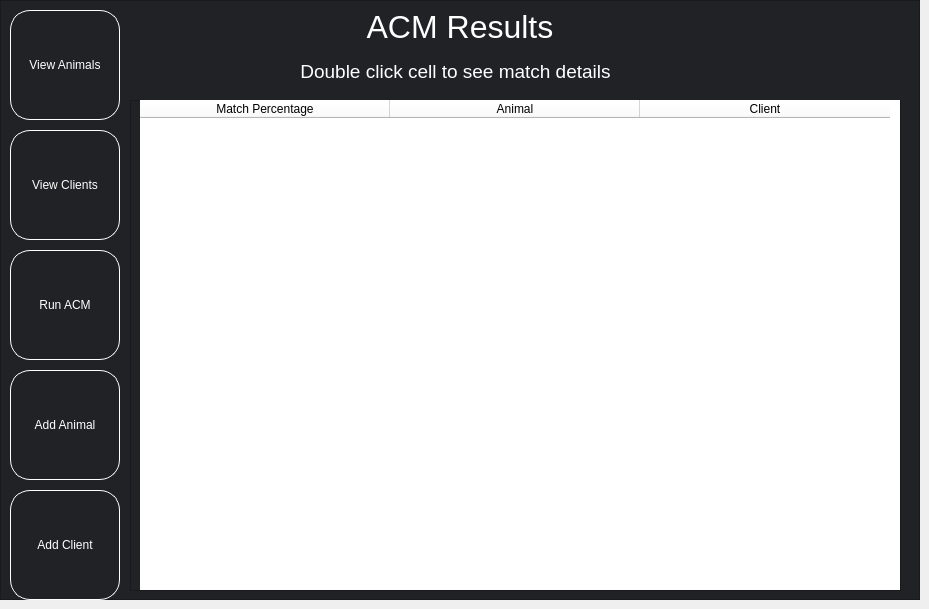
    <widget class="QWidget" name="page_9">
     <widget class="QFrame" name="ACM_frame">
      <property name="geometry">
       <rect>
        <x>0</x>
        <y>0</y>
        <width>920</width>
        <height>600</height>
       </rect>
      </property>
      <property name="styleSheet">
       <string notr="true">color: rgb(255,255,255);
background-color: rgb(32,34,37);</string>
      </property>
      <property name="frameShape">
       <enum>QFrame::StyledPanel</enum>
      </property>
      <property name="frameShadow">
       <enum>QFrame::Raised</enum>
      </property>
      <widget class="QLabel" name="staff_title_4">
       <property name="geometry">
        <rect>
         <x>260</x>
         <y>9</y>
         <width>400</width>
         <height>41</height>
        </rect>
       </property>
       <property name="font">
        <font>
         <pointsize>24</pointsize>
        </font>
       </property>
       <property name="text">
        <string>ACM Results</string>
       </property>
       <property name="alignment">
        <set>Qt::AlignHCenter|Qt::AlignTop</set>
       </property>
      </widget>
      <widget class="QPushButton" name="acmViewAnimals">
       <property name="geometry">
        <rect>
         <x>10</x>
         <y>10</y>
         <width>110</width>
         <height>110</height>
        </rect>
       </property>
       <property name="cursor">
        <cursorShape>PointingHandCursor</cursorShape>
       </property>
       <property name="styleSheet">
        <string notr="true">background-color: rbg(54,57,65);
border-radius: 20px;
border: 1px solid white;
color: rgb(255,255,255);</string>
       </property>
       <property name="text">
        <string>View Animals</string>
       </property>
      </widget>
      <widget class="QPushButton" name="acmAddAnimal">
       <property name="geometry">
        <rect>
         <x>10</x>
         <y>370</y>
         <width>110</width>
         <height>110</height>
        </rect>
       </property>
       <property name="styleSheet">
        <string notr="true">background-color: rbg(54,57,65);
border-radius: 20px;
border: 1px solid white;
color: rgb(255,255,255);</string>
       </property>
       <property name="text">
        <string>Add Animal</string>
       </property>
      </widget>
      <widget class="QFrame" name="table_frame_5">
       <property name="geometry">
        <rect>
         <x>130</x>
         <y>100</y>
         <width>771</width>
         <height>491</height>
        </rect>
       </property>
       <property name="frameShape">
        <enum>QFrame::StyledPanel</enum>
       </property>
       <property name="frameShadow">
        <enum>QFrame::Raised</enum>
       </property>
       <widget class="QTableWidget" name="acm_table">
        <property name="geometry">
         <rect>
          <x>10</x>
          <y>0</y>
          <width>760</width>
          <height>490</height>
         </rect>
        </property>
        <property name="font">
         <font>
          <weight>75</weight>
          <bold>true</bold>
         </font>
        </property>
        <property name="styleSheet">
         <string notr="true">background-color: rgb(255,255,255);
border-radius: 0px;
color: rgb(0, 0, 0);</string>
        </property>
        <property name="textElideMode">
         <enum>Qt::ElideMiddle</enum>
        </property>
        <attribute name="horizontalHeaderDefaultSectionSize">
         <number>250</number>
        </attribute>
        <column>
         <property name="text">
          <string>Match Percentage</string>
         </property>
        </column>
        <column>
         <property name="text">
          <string>Animal</string>
         </property>
        </column>
        <column>
         <property name="text">
          <string>Client</string>
         </property>
        </column>
       </widget>
      </widget>
      <widget class="QPushButton" name="acmViewClients">
       <property name="geometry">
        <rect>
         <x>10</x>
         <y>130</y>
         <width>110</width>
         <height>110</height>
        </rect>
       </property>
       <property name="styleSheet">
        <string notr="true">background-color: rbg(54,57,65);
border-radius: 20px;
border: 1px solid white;
color: rgb(255,255,255);</string>
       </property>
       <property name="text">
        <string>View Clients</string>
       </property>
      </widget>
      <widget class="QPushButton" name="acmAddClient">
       <property name="geometry">
        <rect>
         <x>10</x>
         <y>490</y>
         <width>110</width>
         <height>110</height>
        </rect>
       </property>
       <property name="styleSheet">
        <string notr="true">background-color: rbg(54,57,65);
border-radius: 20px;
border: 1px solid white;
color: rgb(255,255,255);</string>
       </property>
       <property name="text">
        <string>Add Client</string>
       </property>
      </widget>
      <widget class="QPushButton" name="runACM_2">
       <property name="geometry">
        <rect>
         <x>10</x>
         <y>250</y>
         <width>110</width>
         <height>110</height>
        </rect>
       </property>
       <property name="styleSheet">
        <string notr="true">background-color: rbg(54,57,65);
border-radius: 20px;
border: 1px solid white;
color: rgb(255,255,255);</string>
       </property>
       <property name="text">
        <string>Run ACM</string>
       </property>
      </widget>
      <widget class="QLabel" name="staff_title_6">
       <property name="geometry">
        <rect>
         <x>210</x>
         <y>60</y>
         <width>491</width>
         <height>31</height>
        </rect>
       </property>
       <property name="font">
        <font>
         <pointsize>14</pointsize>
        </font>
       </property>
       <property name="text">
        <string>Double click cell to see match details</string>
       </property>
       <property name="alignment">
        <set>Qt::AlignHCenter|Qt::AlignTop</set>
       </property>
      </widget>
     </widget>
    </widget>
